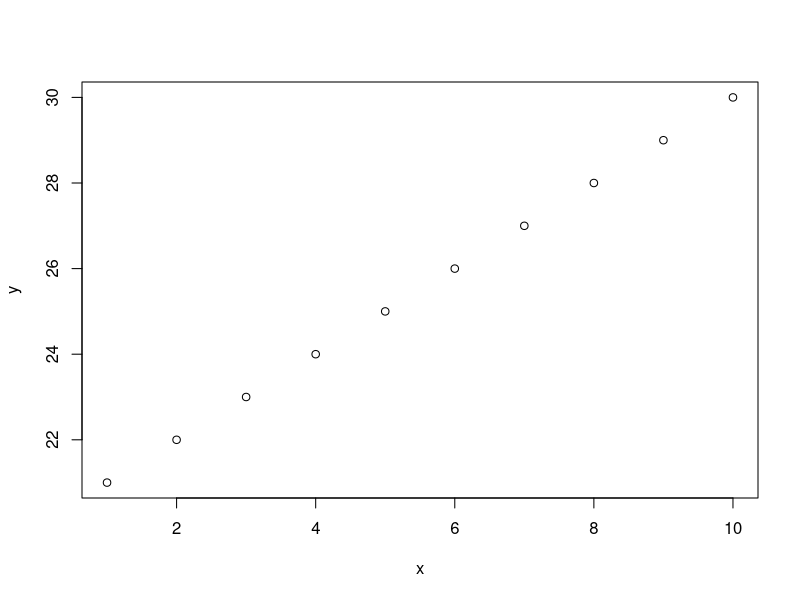

Write the R code that produced this figure.
## ---- chunk 1
x<- 1:10
y<- 21:30

plot(x,y)
